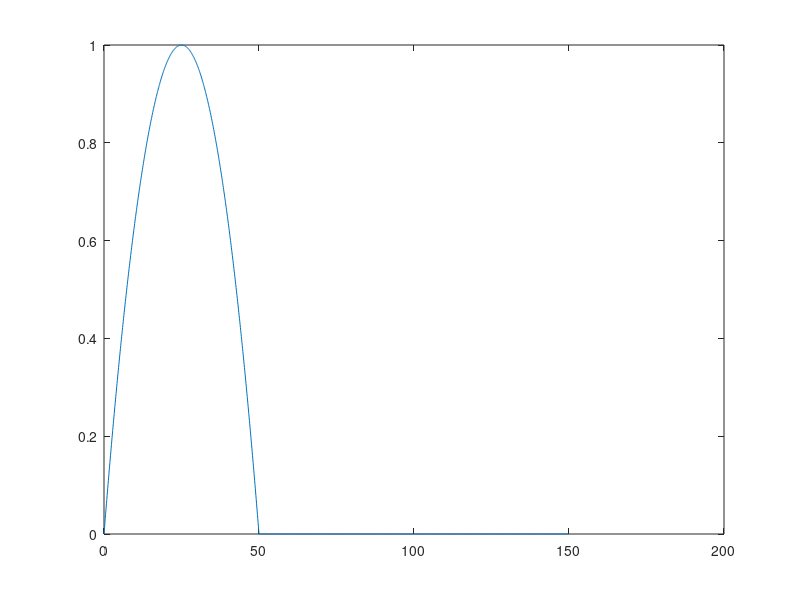
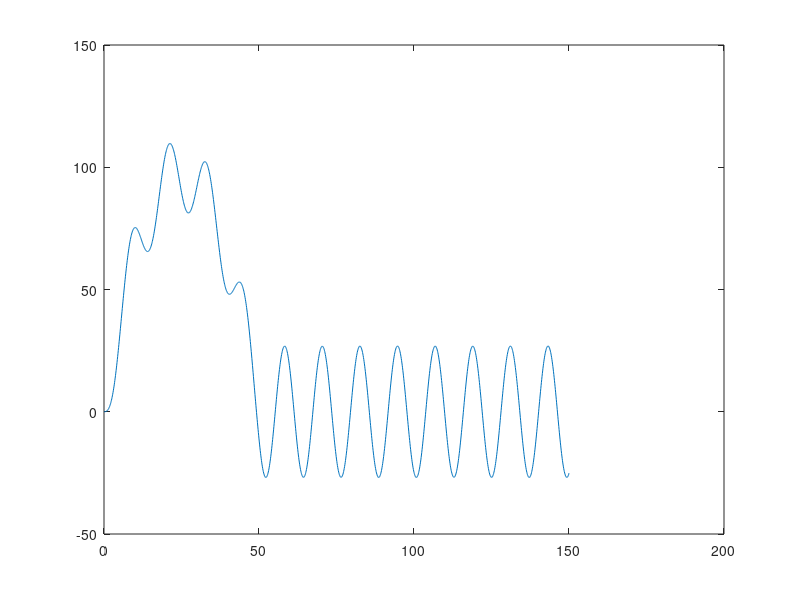
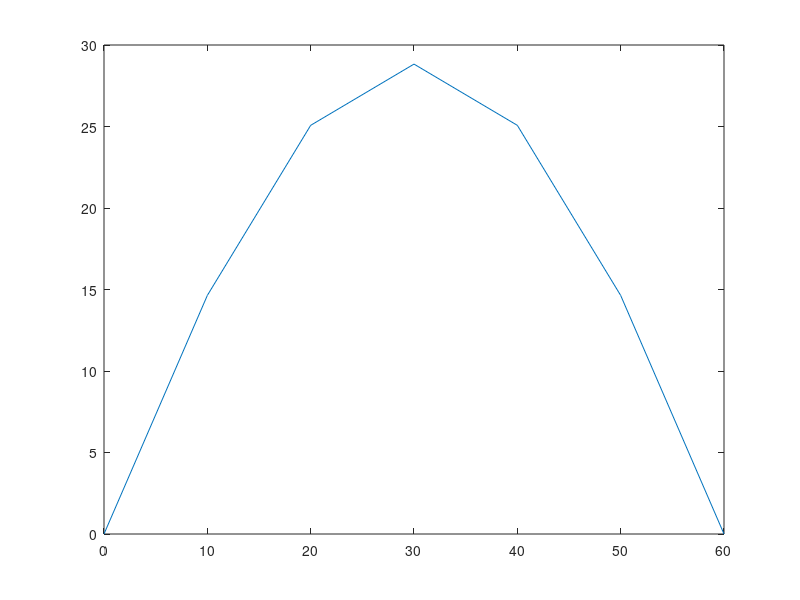

The MATLAB source for these figures, in order:
function repaso
  ti=0; dt=1/10; tf=150; td=50;
  t=ti:dt:tf;
  it=0;

  M=zeros(5);
  for i=1:5
    M(i,i)=1;
  endfor
  K=zeros(5);
  for i=1:5
    K(i,i)=2;
  endfor
  for i=1:4
    K(i,i+1)=-1;
    K(i+1,i)=-1;
  endfor
  b=[5;8;9;8;5];
  b=(50/18)*b;

  #Funcion g
  for i=ti:dt:tf
    it=it+1;

    y(it)=g(i);
  endfor
  figure(1);
  plot(t,y);

  #Diferencia Central
  zA=zeros(5,1);
  dz=zeros(5,1);
  zV=zeros(5,1);
  it2=0;

  for i=ti:dt:tf
    it2=it2+1;

    zN=2*zA-zV+(dt^2)*(b*g(i)-K*zA);
    m(:,it2)=zN;
    zV=zA;
    zA=zN;
  endfor

 #Graficar z3
 z3=m(3,:);
 figure(2);
 plot(t,z3);


 #z en td
 zd=m(:,501); %n=(td/dt)+1
 disp(zd);

 #Funcion discreta u y integral
 xi=0; xf=60; dx=10;
 x=xi:dx:xf;
 it3=1;
 u=zeros(7,1);
 for i=xi:dx:x(5)
   it3=it3+1;
   u(it3)=m(((i/dx)+1),td);
 endfor
 figure(3);
 plot(x,u);

 #Integral
 I=TC((u.^2),dx);
 disp("");
 disp(I);
endfunction
#Funcion g
function y=g(x)
  if x<=50
  y=1*((x-0)*(x-50))/((25-0)*(25-50));
  else
  y=0;
  endif
endfunction
#Metodo Trapecio
function I=TC(vy,paso)
  m=length(vy);
  w=ones(m,1);
  w(1)=0.5;
  w(m)=0.5;
  w=paso*w;
  I=0;
  for i=1:m
    I=I+w(i)*vy(i);
  endfor
endfunction
